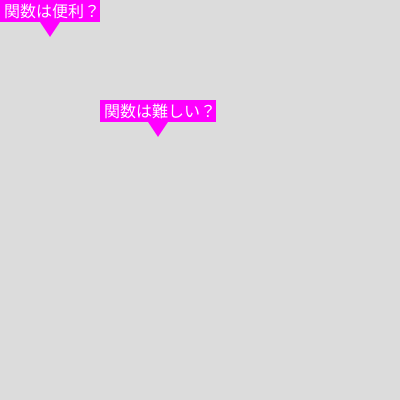
Frame 1 (no input)
Frame 60 (no input): identical to frame 1, image omitted
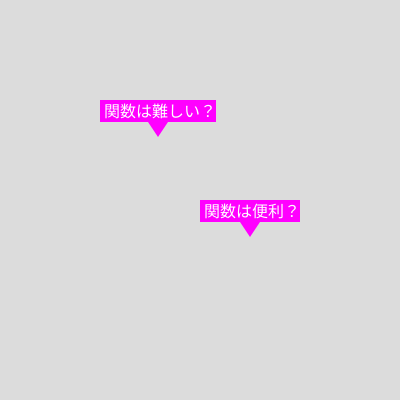
Frame 120 (the mouse pressed at the canvas centre since frame 60)

The p5.js sketch that drew these frames (run headless with seeded random() and noise() and a simulated clock; from frame 60 on, the mouse is pressed at the canvas centre):

// p5.js sketch
// ── sketch.js
// 吹き出し
function setup(){
  createCanvas(400, 400);
  textSize(16);
}

function draw(){
  background(220);
  balloon("関数は難しい？", 100, 100);
  balloon("関数は便利？", mouseX, mouseY);
}

function balloon(t, x, y){
  const w = textWidth(t); // テキストの幅
  const h = textAscent() + textDescent(); // テキストの高さ
  const p = 4; // 余白の大きさ (padding)

  push();

  // BLANK[1] 吹き出しの背景を先に描く
  fill(255, 0, 255)
  noStroke();
  rect(x, y, w + p, h + p)

  // BLANK[2] 吹き出しの三角形を描く
  const tx = x + (w + p) / 2;
  const ty = y + h + p;
  triangle(
    tx - 10, ty, 
    tx + 10, ty,
    tx, ty + 15
  );

  // 吹き出しのテキストを次に描く
  textAlign(LEFT, CENTER);
  fill(255);
  text(t, x + p, y + h / 2 + p);
  
  pop();
}
